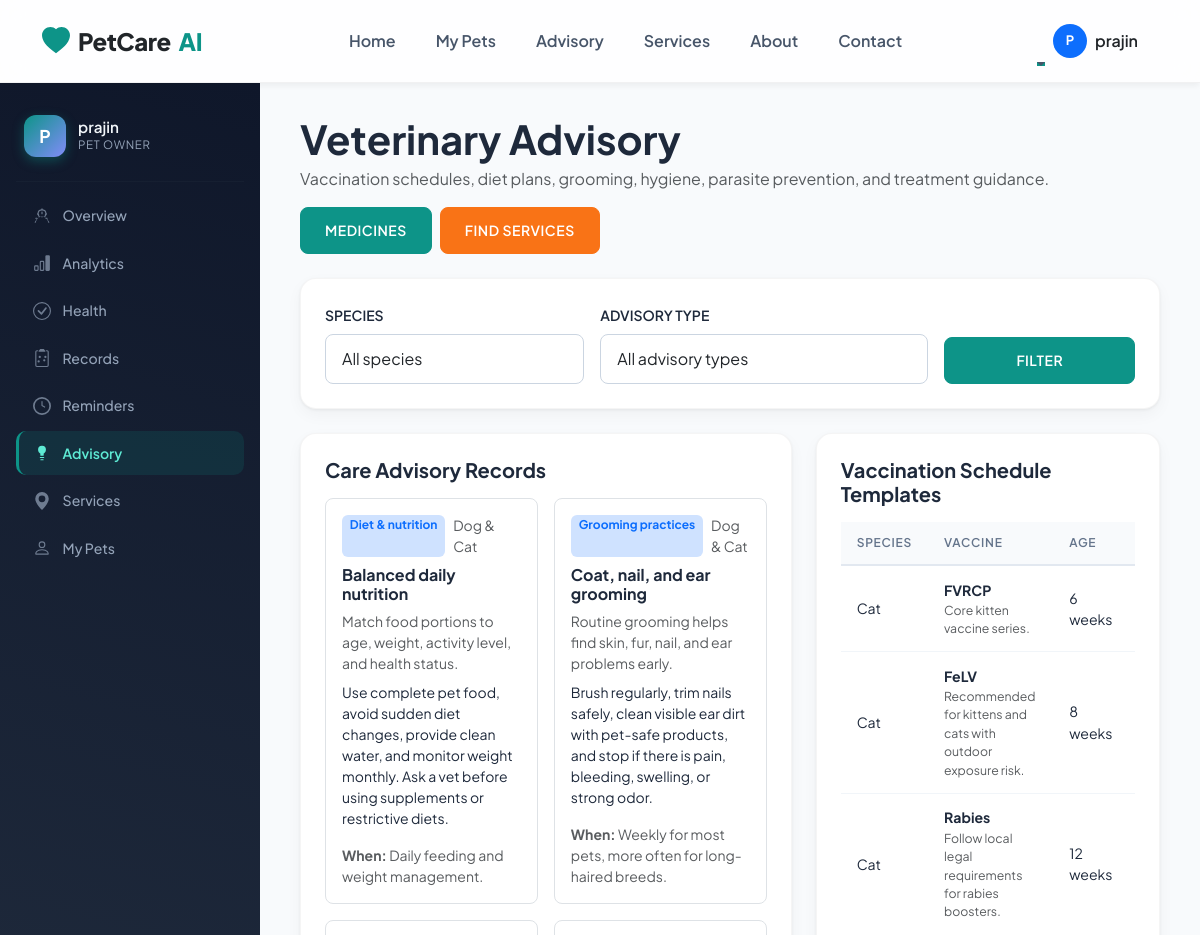
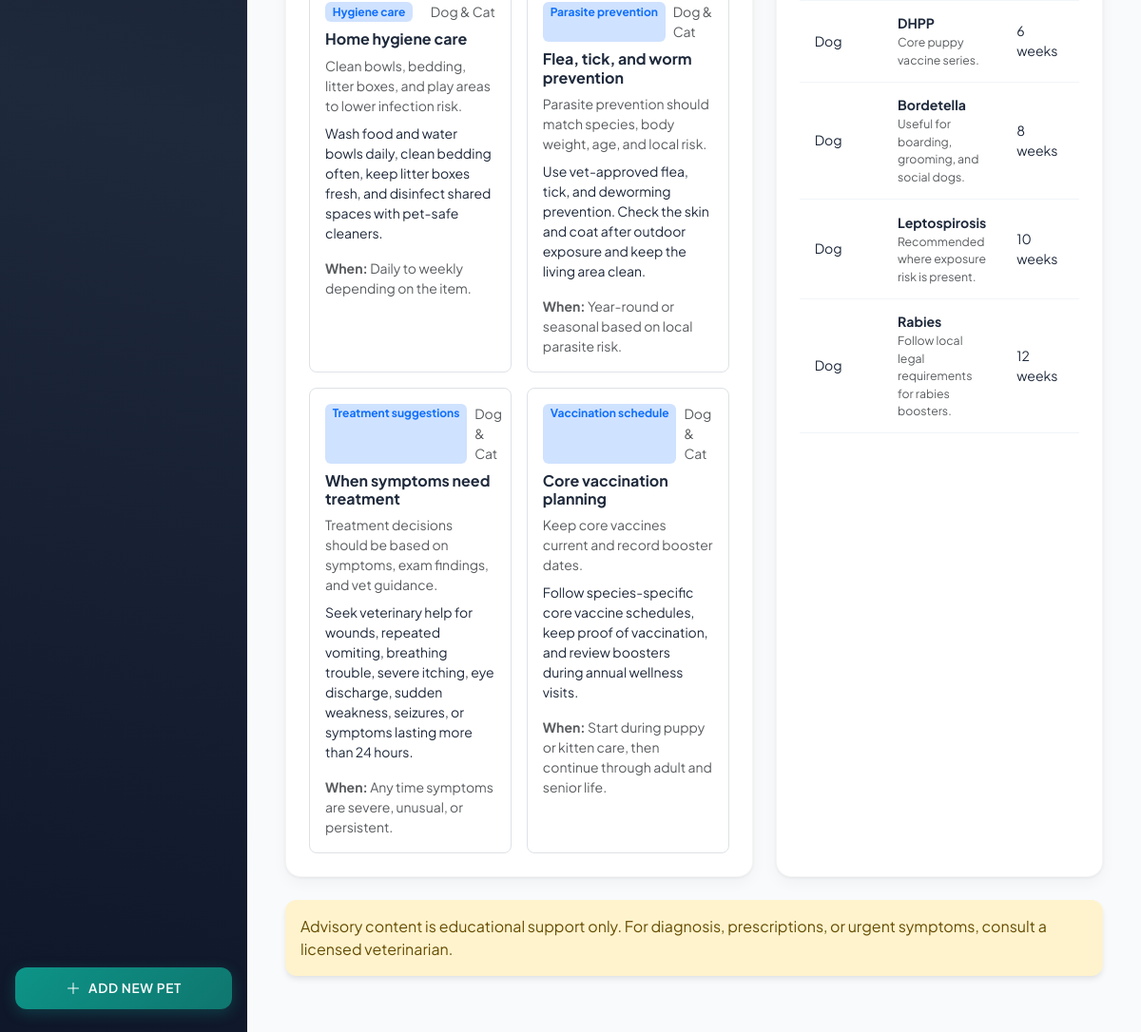
The app's page /dashboard/advisory/ (signed in) with its own data (2 pictures, top to bottom).
### advisory/models.py (models this page shows, shortened)
class CareAdvisory(models.Model):
    SPECIES_CHOICES = [
        ("dog", "Dog"),
        ("cat", "Cat"),
        ("both", "Dog & Cat"),
    ]
    CATEGORY_CHOICES = [
        ("vaccination", "Vaccination schedule"),
        ("diet", "Diet & nutrition"),
        ("grooming", "Grooming practices"),
        ("hygiene", "Hygiene care"),
        ("parasite", "Parasite prevention"),
        ("treatment", "Treatment suggestions"),
    ]
    species = models.CharField(max_length=20, choices=SPECIES_CHOICES, default="both")
    category = models.CharField(max_length=30, choices=CATEGORY_CHOICES)
    title = models.CharField(max_length=160)
    short_summary = models.CharField(max_length=255, blank=True)
    recommendation = models.TextField()
    when_to_apply = models.CharField(max_length=255, blank=True)
    is_active = models.BooleanField(default=True)
    created_at = models.DateTimeField(auto_now_add=True)
    updated_at = models.DateTimeField(auto_now=True)
    class Meta:
        ordering = ["category", "species", "title"]
        verbose_name = "Care advisory"
        verbose_name_plural = "Care advisories"

class VaccinationScheduleTemplate(models.Model):
    SPECIES_CHOICES = [
        ("dog", "Dog"),
        ("cat", "Cat"),
    ]
    species = models.CharField(max_length=20, choices=SPECIES_CHOICES)
    vaccine_name = models.CharField(max_length=100)
    recommended_age_weeks = models.PositiveIntegerField(help_text="Recommended age in weeks for first dose.")
    repeat_interval_weeks = models.PositiveIntegerField(null=True, blank=True, help_text="Interval for booster doses, if applicable.")
    notes = models.TextField(blank=True)
    class Meta:
        unique_together = ("species", "vaccine_name", "recommended_age_weeks")
        verbose_name = "Vaccination schedule template"

### analytics/views.py (the view)
# urls.py: path("advisory/", views.advisory_section_view, name="advisory_section"),
@login_required
def advisory_section_view(request):
    species = request.GET.get("species", "").strip()
    category = request.GET.get("category", "").strip()
    advisories = CareAdvisory.objects.filter(is_active=True)
    vaccines = VaccinationScheduleTemplate.objects.all()
    if species in {"dog", "cat"}:
        advisories = advisories.filter(Q(species=species) | Q(species="both"))
        vaccines = vaccines.filter(species=species)
    if category:
        advisories = advisories.filter(category=category)
    context = {
        "advisories": advisories,
        "vaccines": vaccines.order_by("species", "recommended_age_weeks", "vaccine_name"),
        "species": species,
        "category": category,
        "species_choices": [("dog", "Dog"), ("cat", "Cat")],
        "category_choices": CareAdvisory.CATEGORY_CHOICES,
        "active_section": "advisory",
        "dashboard_mode": True,
    }
    return render(request, "advisory/advisory_home_dashboard.html", context)

### templates/advisory/advisory_home_dashboard.html
{% extends "analytics/dashboard_base.html" %}
{% block dashboard_content %}
    {% include "advisory/_advisory_home_content.html" %}
{% endblock %}

### templates/analytics/dashboard_base.html (shortened to what this page needs)
{% extends "base.html" %}
{% load static %}
{% block body_class %}has-dashboard-sidebar{% endblock %}
{% block content %}
<div class="dashboard-layout">
    <aside class="dashboard-sidebar" id="dashboardSidebar">
        <div class="sidebar-user">
            <div class="sidebar-avatar">
                {{ user.username|make_list|first|upper }}
            </div>
            <div>
                <div class="sidebar-username">{{ user.username }}</div>
                <div class="sidebar-role">Pet Owner</div>
            </div>
        </div>
        <hr class="sidebar-divider">
        <nav class="sidebar-nav">
            <a href="{% url 'analytics:dashboard' %}"
               class="sidebar-link {% if active_section == 'overview' %}active{% endif %}">
                <span>Overview</span>
            </a>
            <a href="{% url 'analytics:analytics_section' %}"
               class="sidebar-link {% if active_section == 'analytics' %}active{% endif %}">
                <span>Analytics</span>
            </a>
            <a href="{% url 'analytics:health_section' %}"
               class="sidebar-link {% if active_section == 'health' %}active{% endif %}">
                <span>Health</span>
            </a>
            <a href="{% url 'analytics:records_section' %}"
               class="sidebar-link {% if active_section == 'records' %}active{% endif %}">
                <span>Records</span>
            </a>
            <a href="{% url 'records:reminders' %}"
               class="sidebar-link {% if active_section == 'reminders' %}active{% endif %}">
                <span>Reminders</span>
            </a>
            <a href="{% url 'analytics:advisory_section' %}"
               class="sidebar-link {% if active_section == 'advisory' %}active{% endif %}">
                <span>Advisory</span>
            </a>
            <a href="{% url 'analytics:services_section' %}"
               class="sidebar-link {% if active_section == 'services' %}active{% endif %}">
                <svg xmlns="http://www.w3.org/2000/svg" width="18" height="18" fill="currentColor" viewBox="0 0 16 16">
                    <path d="M8 16s6-5.686 6-10A6 6 0 0 0 2 6c0 4.314 6 10 6 10zm0-7a3 3 0 1 1 0-6 3 3 0 0 1 0 6z"/>
                </svg>
                <span>Services</span>
            </a>
            <a href="{% url 'analytics:my_pets_section' %}"
               class="sidebar-link {% if active_section == 'my_pets' %}active{% endif %}">
                <span>My Pets</span>
            </a>
        </nav>
        <div class="sidebar-bottom">
            <a href="{% url 'analytics:dashboard_pet_add' %}" class="sidebar-add-btn {% if active_section == 'add_pet' %}active{% endif %}">
                <svg xmlns="http://www.w3.org/2000/svg" width="16" height="16" fill="currentColor" viewBox="0 0 16 16">
                    <path fill-rule="evenodd" d="M8 2a.5.5 0 0 1 .5.5v5h5a.5.5 0 0 1 0 1h-5v5a.5.5 0 0 1-1 0v-5h-5a.5.5 0 0 1 0-1h5v-5A.5.5 0 0 1 8 2Z"/>
                </svg>
                Add New Pet
            </a>
        </div>
    </aside>
    <main class="dashboard-main">
        {% block dashboard_content %}{% endblock %}
    </main>
</div>
{% endblock %}

### templates/base.html (shortened to what this page needs)
<!DOCTYPE html>
<html lang="en">
<head>
    <link href="https://cdn.jsdelivr.net/npm/bootstrap@5.3.3/dist/css/bootstrap.min.css" rel="stylesheet">
    {% load static %}
    <link rel="stylesheet" href="{% static 'css/custom.css' %}?v=1.5">
</head>
<body class="{% block body_class %}{% endblock %}">
<nav class="navbar navbar-expand-lg navbar-light sticky-top py-3">
    <div class="container">
        <a class="navbar-brand d-flex align-items-center gap-2 text-primary" href="{% url 'home' %}">
            <svg xmlns="http://www.w3.org/2000/svg" width="28" height="28" fill="currentColor" class="bi bi-heart-fill" viewBox="0 0 16 16">
              <path fill-rule="evenodd" d="M8 1.314C12.438-3.248 23.534 4.735 8 15-7.534 4.736 3.562-3.248 8 1.314z"/>
            </svg>
            <span class="text-dark">PetCare</span> AI
        </a>
        <div class="collapse navbar-collapse" id="navbarNav">
            <ul class="navbar-nav mx-auto">
                <li class="nav-item"><a class="nav-link" href="{% url 'home' %}">Home</a></li>
                <li class="nav-item"><a class="nav-link" href="{% url 'pets:pet_list' %}">My Pets</a></li>
                <li class="nav-item"><a class="nav-link" href="{% url 'advisory:advisory_home' %}">Advisory</a></li>
                <li class="nav-item"><a class="nav-link" href="{% url 'advisory:service_finder' %}">Services</a></li>
                <li class="nav-item"><a class="nav-link" href="{% url 'about' %}">About</a></li>
                <li class="nav-item"><a class="nav-link" href="{% url 'contact' %}">Contact</a></li>
            </ul>
            <ul class="navbar-nav align-items-center">
                {% if user.is_authenticated %}
                    <li class="nav-item dropdown">
                        <a class="nav-link dropdown-toggle d-flex align-items-center gap-2" href="#" id="profileDropdown" role="button" data-bs-toggle="dropdown">
                             <div class="rounded-circle bg-primary text-white d-flex align-items-center justify-content-center fw-bold" style="width: 34px; height: 34px; font-size: 13px;">
                                {{ user.username|make_list|first|upper }}
                            </div>
                            <span class="d-none d-xl-inline text-dark">{{ user.username }}</span>
                        </a>
                    </li>
                {% endif %}
            </ul>
        </div>
    </div>
</nav>
<main class="{% block main_class %}container{% endblock %}">
    {% block content %}{% endblock %}
</main>
</body>
</html>

### templates/advisory/_advisory_home_content.html (shortened to what this page needs)
<div>
    <div class="d-flex flex-wrap justify-content-between align-items-center gap-3 mb-4">
        <div>
            <h1 class="fw-bold mb-1">Veterinary Advisory</h1>
            <p class="text-muted mb-0">Vaccination schedules, diet plans, grooming, hygiene, parasite prevention, and treatment guidance.</p>
        </div>
        <div class="d-flex gap-2">
            <a href="{% if dashboard_mode %}{% url 'analytics:medicine_section' %}{% else %}{% url 'advisory:medicine_recommendations' %}{% endif %}" class="btn btn-primary">Medicines</a>
            <a href="{% if dashboard_mode %}{% url 'analytics:services_section' %}{% else %}{% url 'advisory:service_finder' %}{% endif %}" class="btn btn-secondary">Find Services</a>
        </div>
    </div>
    <div class="chart-card mb-4">
        <form method="get" class="row g-3 align-items-end">
            <div class="col-md-4">
                <label class="form-label fw-semibold small text-uppercase">Species</label>
                <select name="species" class="form-control">
                    <option value="">All species</option>
                </select>
            </div>
            <div class="col-md-5">
                <label class="form-label fw-semibold small text-uppercase">Advisory Type</label>
                <select name="category" class="form-control">
                    <option value="">All advisory types</option>
                </select>
            </div>
            <div class="col-md-3">
                <button class="btn btn-primary w-100" type="submit">Filter</button>
            </div>
        </form>
    </div>
    <div class="row g-4 mb-4">
        <div class="col-lg-7">
            <div class="chart-card">
                <h5 class="fw-bold mb-3">Care Advisory Records</h5>
                {% if advisories %}
                    <div class="row g-3">
                    {% for item in advisories %}
                        <div class="col-md-6">
                            <div class="border rounded-3 p-3 h-100">
                                <div class="d-flex justify-content-between gap-2 mb-2">
                                    <span class="badge bg-primary-subtle text-primary">{{ item.get_category_display }}</span>
                                    <span class="text-muted small">{{ item.get_species_display }}</span>
                                </div>
                                <h6 class="fw-bold">{{ item.title }}</h6>
                                {% if item.short_summary %}<p class="text-muted small mb-2">{{ item.short_summary }}</p>{% endif %}
                                <div class="small">{{ item.recommendation|linebreaks }}</div>
                                {% if item.when_to_apply %}
                                    <div class="mt-2 small text-muted"><strong>When:</strong> {{ item.when_to_apply }}</div>
                                {% endif %}
                            </div>
                        </div>
                    {% endfor %}
                    </div>
                {% else %}
                    <p class="text-muted mb-0">No advisory records match this filter. Add records in the admin panel.</p>
                {% endif %}
            </div>
        </div>
        <div class="col-lg-5">
            <div class="chart-card">
                <h5 class="fw-bold mb-3">Vaccination Schedule Templates</h5>
                {% if vaccines %}
                    <div class="table-responsive">
                        <table class="data-table">
                            <thead>
                            <tr><th>Species</th><th>Vaccine</th><th>Age</th><th>Booster</th></tr>
                            </thead>
                            <tbody>
                            {% for vaccine in vaccines %}
                            <tr>
                                <td>{{ vaccine.get_species_display }}</td>
                                <td><strong>{{ vaccine.vaccine_name }}</strong><div class="text-muted small">{{ vaccine.notes|truncatewords:10 }}</div></td>
                                <td>{{ vaccine.recommended_age_weeks }} weeks</td>
                                <td>{% if vaccine.repeat_interval_weeks %}Every {{ vaccine.repeat_interval_weeks }} weeks{% else %}-{% endif %}</td>
                            </tr>
                            {% endfor %}
                            </tbody>
                        </table>
                    </div>
                {% else %}
                    <p class="text-muted mb-0">No vaccination schedule templates yet. Add them in the admin panel.</p>
                {% endif %}
            </div>
        </div>
    </div>
    <div class="alert alert-warning">
        Advisory content is educational support only. For diagnosis, prescriptions, or urgent symptoms, consult a licensed veterinarian.
    </div>
</div>

### templates/base.html (style rules this page uses)
:root { --primary-color: #0d9488; --primary-light: #f0fdfa; --secondary-color: #0f172a; }
body { font-family: 'Plus Jakarta Sans', sans-serif; background-color: #f8fafc; color: #1e293b; }
.navbar { background: rgba(255, 255, 255, 0.8) !important; backdrop-filter: blur(12px); border-bottom: 1px solid rgba(0,0,0,0.05); }
.nav-link { font-weight: 600; color: #475569 !important; padding: 0.5rem 1.25rem !important; transition: all 0.2s ease; }
.navbar-brand { font-weight: 800; letter-spacing: -0.5px; }
.btn-primary { background-color: var(--primary-color); border-color: var(--primary-color); font-weight: 600; }

### records on screen
CareAdvisory: category "Diet & nutrition", species "Dog & Cat", title "Balanced daily nutrition", short_summary "Match food portions to age, weight, activity level, and health status.", recommendation "Use complete pet food, avoid sudden diet changes, provide clean water, and monitor weight monthly. Ask a vet before using supplements or restrictive diets.", when_to_apply "Daily feeding and weight management."
CareAdvisory: category "Grooming practices", species "Dog & Cat", title "Coat, nail, and ear grooming", short_summary "Routine grooming helps find skin, fur, nail, and ear problems early.", recommendation "Brush regularly, trim nails safely, clean visible ear dirt with pet-safe products, and stop if there is pain, bleeding, swelling, or strong odor.", when_to_apply "Weekly for most pets, more often for long-haired breeds."
CareAdvisory: category "Hygiene care", species "Dog & Cat", title "Home hygiene care", short_summary "Clean bowls, bedding, litter boxes, and play areas to lower infection risk.", recommendation "Wash food and water bowls daily, clean bedding often, keep litter boxes fresh, and disinfect shared spaces with pet-safe cleaners.", when_to_apply "Daily to weekly depending on the item."
CareAdvisory: category "Parasite prevention", species "Dog & Cat", title "Flea, tick, and worm prevention", short_summary "Parasite prevention should match species, body weight, age, and local risk.", recommendation "Use vet-approved flea, tick, and deworming prevention. Check the skin and coat after outdoor exposure and keep the living area clean.", when_to_apply "Year-round or seasonal based on local parasite risk."
CareAdvisory: category "Treatment suggestions", species "Dog & Cat", title "When symptoms need treatment", short_summary "Treatment decisions should be based on symptoms, exam findings, and vet guidance.", recommendation "Seek veterinary help for wounds, repeated vomiting, breathing trouble, severe itching, eye discharge, sudden weakness, seizures, or symptoms lasting more than 24 hours.", when_to_apply "Any time symptoms are severe, unusual, or persistent."
CareAdvisory: category "Vaccination schedule", species "Dog & Cat", title "Core vaccination planning", short_summary "Keep core vaccines current and record booster dates.", recommendation "Follow species-specific core vaccine schedules, keep proof of vaccination, and review boosters during annual wellness visits.", when_to_apply "Start during puppy or kitten care, then continue through adult and senior life."
VaccinationScheduleTemplate: species "Cat", vaccine_name "FVRCP", notes "Core kitten vaccine series.", recommended_age_weeks "6"
VaccinationScheduleTemplate: species "Cat", vaccine_name "FeLV", notes "Recommended for kittens and cats with outdoor exposure risk.", recommended_age_weeks "8"
VaccinationScheduleTemplate: species "Cat", vaccine_name "Rabies", notes "Follow local legal requirements for rabies boosters.", recommended_age_weeks "12"
VaccinationScheduleTemplate: species "Dog", vaccine_name "DHPP", notes "Core puppy vaccine series.", recommended_age_weeks "6"
VaccinationScheduleTemplate: species "Dog", vaccine_name "Bordetella", notes "Useful for boarding, grooming, and social dogs.", recommended_age_weeks "8"
VaccinationScheduleTemplate: species "Dog", vaccine_name "Leptospirosis", notes "Recommended where exposure risk is present.", recommended_age_weeks "10"
VaccinationScheduleTemplate: species "Dog", vaccine_name "Rabies", notes "Follow local legal requirements for rabies boosters.", recommended_age_weeks "12"

### other values on screen
{{ user.username|make_list|first|upper }} "P"
{{ user.username }} "prajin"
